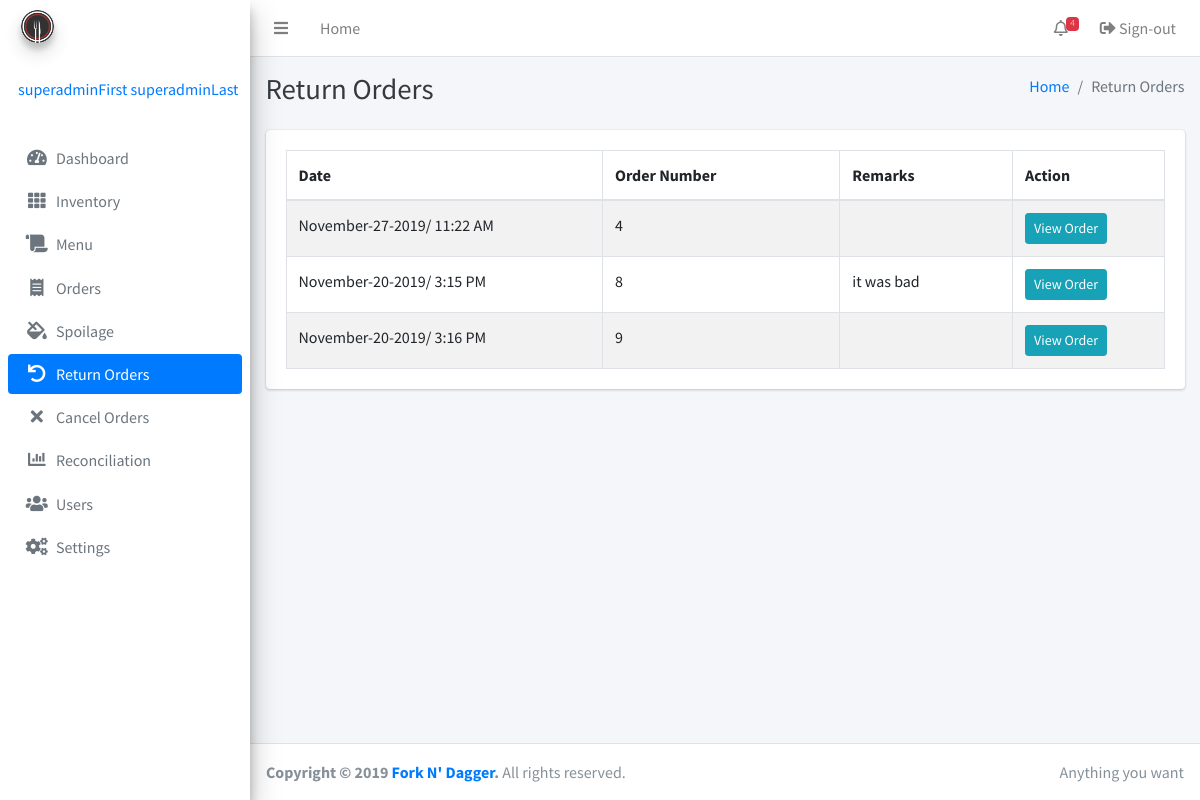
/returnorders.php (signed in), run on an earlier commit of the app's database.
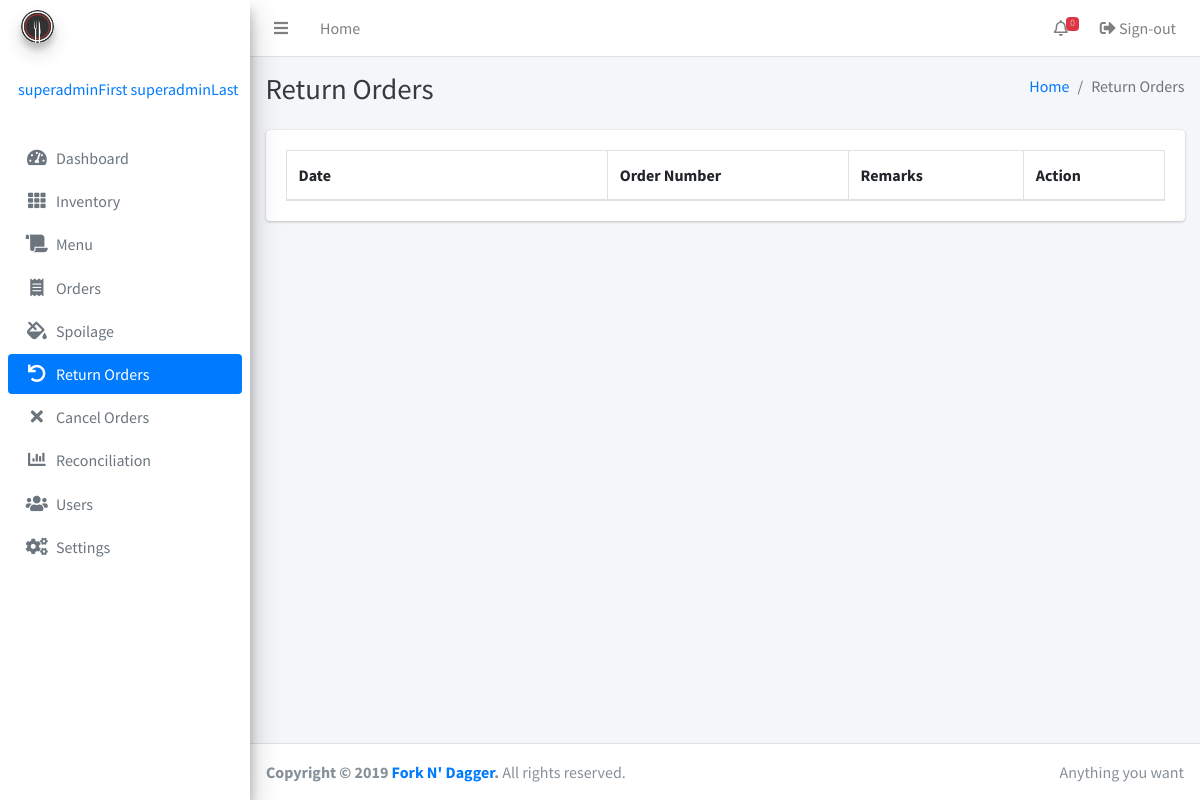
And on a later commit of the database.
### tables this page shows
CREATE TABLE IF NOT EXISTS `orders` (
  `order_id` bigint(255) NOT NULL,
  `table_number` int(255) NOT NULL,
  `timestamp` timestamp(6) NULL DEFAULT NULL,
  `status` enum('Pending','Canceled','Completed') DEFAULT NULL,
  `lastUpdatedStatus` timestamp(6) NULL DEFAULT NULL,
  `adminID` int(255) NOT NULL,
  PRIMARY KEY (`order_id`)
);

CREATE TABLE IF NOT EXISTS `ledger` (
  `id` bigint(255) NOT NULL AUTO_INCREMENT,
  `inventoryID` int(255) NOT NULL,
  `quantity` decimal(65,2) NOT NULL,
  `transaction` enum('Inventory','Order','Canceled','Returned','Spoilage') NOT NULL,
  `transactionID` bigint(255) DEFAULT NULL,
  `remarks` varchar(255) DEFAULT NULL,
  `timestamp` timestamp(6) NOT NULL,
  `adminID` int(255) NOT NULL,
  PRIMARY KEY (`id`)
);

### returnorders.php (the view, shortened to what the changed rows need)
<?php include 'inc/session.php'; ?>
<?php include 'inc/header.php'; ?>
<body class="hold-transition sidebar-mini">
<div class="wrapper">
<?php
include 'inc/navbar.php'; ?>
  <div class="content-wrapper">
    <div class="content-header">
      <div class="container-fluid">
        <div class="row mb-2">
          <div class="col-sm-6">
            <h1 class="m-0 text-dark">Return Orders</h1>
          </div>
        </div>
      </div>
    </div>
    <div class="content">
      <div class="container-fluid">
        <div class="row">
          <div class="col-12">
            <div class="card">
              <div class="card-body">
                <table class="table table-bordered table-striped display">
                  <thead>
                  <tr>
                    <th width="160">Date</th>
                    <th width="120">Order Number</th>
                    <th width="50">Remarks</th>
                    <th width="50">Action</th>
                  </tr>
                  </thead>
                  <tbody>
                  <?php
                  $getAllOrders = mysqli_query($conn, "SELECT * FROM `orders` join ledger on orders.order_id = ledger.transactionID where status = 'Returned' and ledger.transaction = 'Returned' group by orders.order_id");
                  while($row = mysqli_fetch_assoc($getAllOrders)) {
                  ?>
                    <tr>
                      <td><?php echo date('F-j-Y/ g:i A',strtotime($row['timestamp']));  ?></td>
                      <td><?php echo $row['order_id']; ?></td>
                      <td><?php echo $row['remarks']; ?></td>
                      <td>
                        <button type="button" class="btn btn-info btn-sm m-0" data-toggle="modal" data-target="#viewOrder<?php echo $row['order_id'] ?>">View Order</button>
                      </td>
                    </tr>
                  <?php
                  }
                  ?>
                  </tbody>
                </table>
              </div>
            </div>
          </div>
        </div>
      </div>
    </div>
  </div>
</div>
</body>
</html>

### inc/navbar.php (shortened to what the changed rows need)
<nav class="main-header navbar navbar-expand navbar-white navbar-light">
  <ul class="navbar-nav ml-auto">
    <li class="nav-item dropdown">
      <a class="nav-link" data-toggle="dropdown" href="#">
        <i class="far fa-bell"></i>
      <?php
      $result3 = mysqli_query($conn, "SELECT count(*) as counted FROM inventory where lowquantity >= quantity or quantity = 0");
       $row1 = mysqli_fetch_assoc($result3);
       $counted = $row1['counted'];
       echo '<span class="badge badge-danger navbar-badge">'.$counted.'</span>';
      ?>
      </a>
    </li>
  </ul>
</nav>
<aside class="main-sidebar sidebar-gray elevation-4">
  <a href="index3.html" class="brand-link">
    <img src="image/logo.png" alt="Fork N' Dagger Logo" class="brand-image img-circle elevation-3"
         style="opacity: .8">
    <span class="brand-text font-weight-light">Fork N' Dagger</span>
  </a>
</aside>

What changed in the data, as far as the page shows it:
removed orders: ledger.timestamp "November-27-2019/ 11:22 AM", order_id "4"
removed orders: ledger.timestamp "November-20-2019/ 3:15 PM", order_id "8", ledger.remarks "it was bad"
removed orders: ledger.timestamp "November-20-2019/ 3:16 PM", order_id "9"
Also different on the page:
$counted: "4" → "0"
